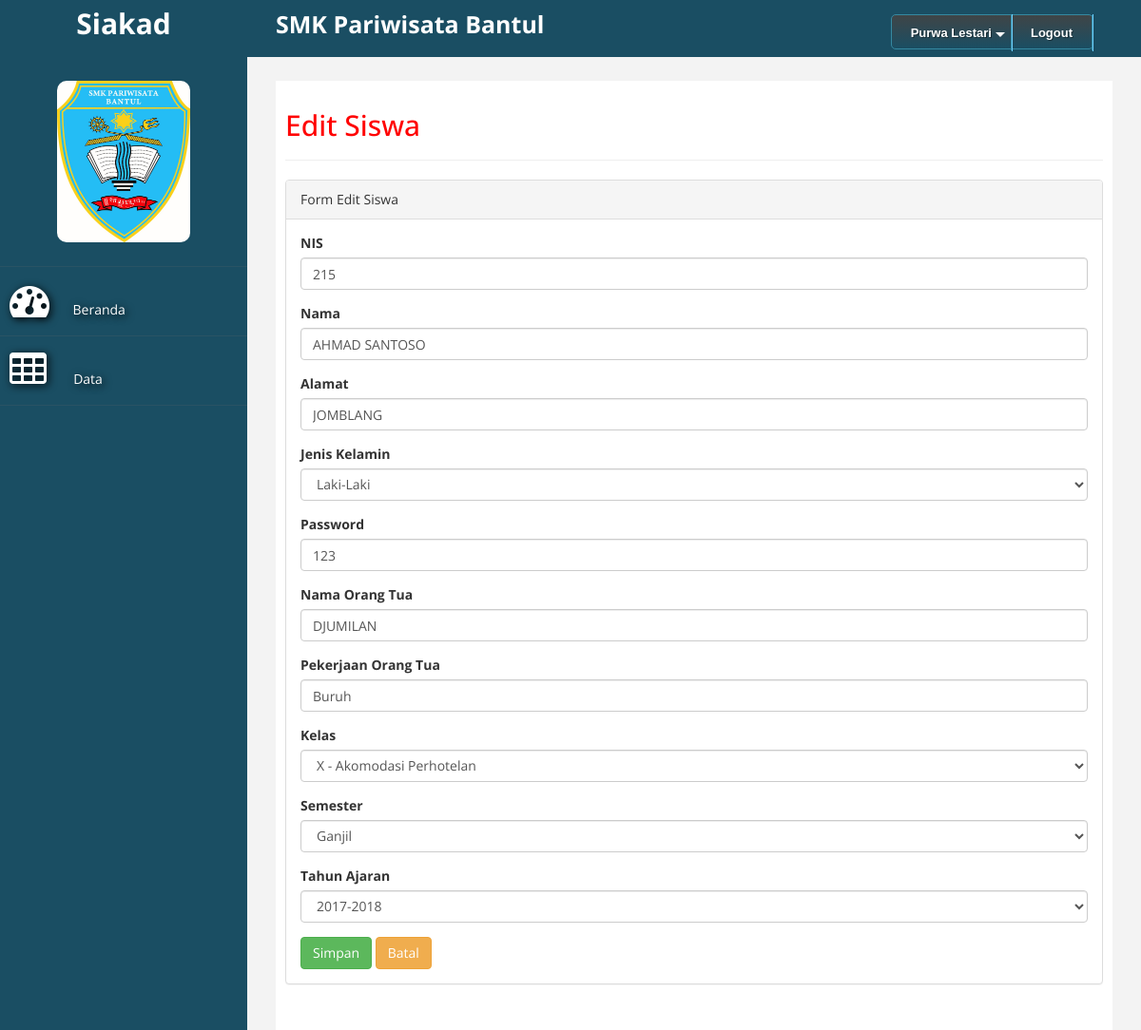
The page /index.php?act=edit_siswa&nis=215 (signed in) on the database its author committed.
### tables this page shows
CREATE TABLE `guru` (
  `nip` int(5) NOT NULL,
  `nama` varchar(25) NOT NULL,
  `alamat` varchar(50) NOT NULL
);

CREATE TABLE `siswa` (
  `nis` int(9) NOT NULL,
  `nama` varchar(25) NOT NULL,
  `alamat` varchar(50) NOT NULL,
  `nama_ortu` varchar(25) NOT NULL,
  `pkjr_ortu` varchar(15) NOT NULL,
  `kode_kelas` int(5) NOT NULL,
  `semester` varchar(6) NOT NULL,
  `thn_ajaran` varchar(12) NOT NULL,
  `jk` varchar(10) NOT NULL
);

CREATE TABLE `akun` (
  `username` int(9) NOT NULL,
  `password` varchar(25) NOT NULL,
  `level` int(1) NOT NULL
);

CREATE TABLE `kelas` (
  `kode_kelas` int(5) NOT NULL,
  `nama_kelas` varchar(25) NOT NULL,
  `jumlah_siswa` int(2) NOT NULL
);

### edit_siswa.php (the view, shortened to what this page needs)
<?php
include('koneksi.php');
$nis = $_GET['nis'];
$query = mysqli_query($kon, "select * from siswa where nis='$nis'") or die(mysqli_error());
$data = mysqli_fetch_array($query);
$sql2="select * from akun where username = '$nis'";
$hasil2=mysqli_query($kon, $sql2) ;
$data2 = mysqli_fetch_array($hasil2);
?>
<h2>Edit Siswa</h2>
<hr>
<div class="panel panel-default">
<div class="panel-heading">
    Form Edit Siswa
</div>
<div class="panel-body">
    <div class="row">
        <div class="col-md-12">
            <form action="proses_edit_siswa.php" method="POST">
<div class="form-group">
    <label>NIS</label>
    <input class="form-control" name="nis" value="<?php echo $data['nis']; ?>" />
</div>
<div class="form-group">
    <label>Nama </label>
    <input class="form-control" name="nama" value="<?php echo $data['nama']; ?>" />
</div>
<div class="form-group">
    <label>Alamat</label>
    <input class="form-control" name="alamat" value="<?php echo $data['alamat']; ?>" />
</div>
<div class="form-group">
    <label>Jenis Kelamin</label>
    <select class="form-control" name="jk">
        <option value="<?php echo $data['jk']; ?>"><?php echo $data['jk']; ?></option>
    </select>
</div>
<div class="form-group">
    <label>Password</label>
    <input class="form-control" name="password" value="<?php echo $data2['password']; ?>" />
</div>
<div class="form-group">
    <label>Nama Orang Tua</label>
    <input class="form-control" name="nama_ortu" value="<?php echo $data['nama_ortu']; ?>" />
</div>
<div class="form-group">
    <label>Pekerjaan Orang Tua</label>
    <input class="form-control" name="pkjr_ortu" value="<?php echo $data['pkjr_ortu']; ?>" />
</div>
<div class="form-group">
    <label>Kelas</label>
    <select class="form-control" name="kode_kelas">
        <?php
              $sql  = "SELECT * FROM kelas";
              $kelas  = mysqli_query($kon, $sql);
              $kelas2 = mysqli_fetch_assoc($kelas);
                    echo "<option value=$data[kode_kelas]>$kelas2[nama_kelas]</option>";
             ?>
    </select>
</div>
<div class="form-group">
    <label>Semester</label>
    <select class="form-control" name="semester">
        <option value="<?php echo $data['semester']; ?>"><?php echo $data['semester']; ?></option>
    </select>
</div>
<div class="form-group">
    <label>Tahun Ajaran</label>
    <select class="form-control" name="thn_ajaran">
        <option value="<?php echo $data['thn_ajaran']; ?>"><?php echo $data['thn_ajaran']; ?></option>
    </select>
</div>
<div>
    <input type="submit" value="Simpan" name="simpan" class="btn btn-success">
    <input onclick="window.history.back()" type="reset" class="btn btn-warning" value="Batal">
</div>
</form>
</div>
</div>
</div>
</div>

### menu_atas.php (shortened to what this page needs)
<div id='cssmenu'>
<ul>
  <?php
    if($_SESSION['level'] == '1'){
    include 'koneksi.php';
  $sql = mysqli_query($kon,"select nama from guru where nip = $_SESSION[username]");
  $sql2 = mysqli_fetch_assoc($sql);
?>
   <li class='has-sub '><a href='#'><span><?php echo $sql2['nama']; ?></span></a>
 <?php } ?>
   </li>
   <li><a href='logout.php'><span>Logout</span></a></li>
</ul>
</div>

### custom.css (style rules this page uses)
body { font-family: 'Open Sans', sans-serif; }
h2 { color: #f00; }

### menu_atas.php (style rules this page uses)
#cssmenu { height:37px; display:block; padding:0; margin:0; border:1px solid; border-radius:5px; }
#cssmenu > ul { list-style:inside none; padding:0; margin:0; }
#cssmenu > ul > li { list-style:inside none; padding:0; margin:0; float:left; display:block; position:relative; }
#cssmenu > ul > li > a { outline:none; display:block; position:relative; padding:12px 20px; font:bold 13px/100% Arial, Helvetica, sans-serif; text-align:center; text-decoration:none; text-shadow:1px 1px 0 rgba(0,0,0, 0.4); }
#cssmenu > ul > li:first-child > a { border-radius:5px 0 0 5px; }
#cssmenu > ul > li > a:after { content:''; position:absolute; border-right:1px solid; top:-1px; bottom:-1px; right:-2px; z-index:99; }
#cssmenu > ul > li.has-sub > a:before { content:''; position:absolute; top:18px; right:6px; border:5px solid transparent; border-top:5px solid #fff; }
#cssmenu, #cssmenu > ul > li > ul > li a:hover { background:#3f4547; background:-moz-linear-gradient(top, #3f4547 0%, #1a4e63 100%); background:-webkit-gradient(linear, left top, left bottom, color-stop(0%,#3f4547), color-stop(100%,#1a4e63)); background:-webkit-linear-gradient(top, #3f4547 0%,#1a4e63 100%); background:-o-linear-gradient(top, #3f4547 0%,#1a4e63 100%); background:-ms-linear-gradient(top, #3f4547 0%,#1a4e63 100%); background:linear-gradient(top, #3f4547 0%,#1a4e63 100%); filter:progid:DXImageTransform.Microsoft.gradient(startColorstr='#3f4547', endColorstr='#1a4e63',GradientType=0); }
#cssmenu { border-color:#3589a1; }
#cssmenu > ul > li > a { border-right:1px solid #3589a1; color:#fff; }
#cssmenu > ul > li > a:after { border-color:#6ed1ff; }

### rows shown on the page
guru: nama "Purwa Lestari"
siswa: nis "215", nama "AHMAD SANTOSO", alamat "JOMBLANG", jk "Laki-Laki", nama_ortu "DJUMILAN", pkjr_ortu "Buruh", semester "Ganjil", thn_ajaran "2017-2018"
akun: password "123"
kelas: kode_kelas "X - Akomodasi Perhotelan"
